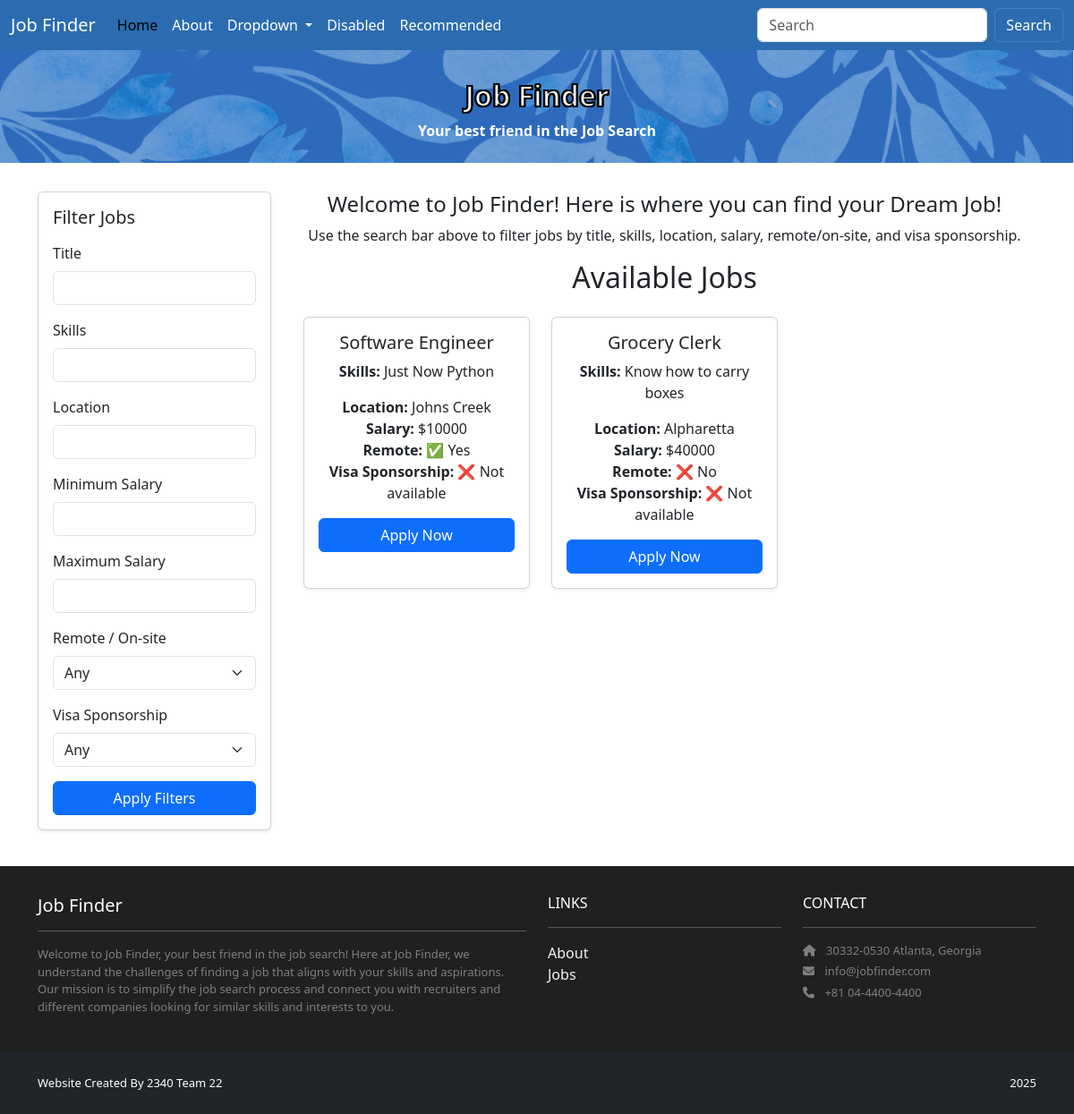
Screenshot of /filters with the database file from the repository.
### home/models.py (models this page shows)
class Job(models.Model):
    title = models.CharField(max_length=200)
    skills = models.TextField()
    location = models.CharField(max_length=300)
    salary = models.IntegerField()
    is_remote = models.BooleanField(default=False)
    visa_sponsorship = models.BooleanField(default=False)

### home/views.py (the view)
# urls.py: path('filters', views.filters, name='home.filters'),
def filters(request):
    from .filters import FilterOrchestrator
    jobs = FilterOrchestrator().apply_filters(Job.objects.all(), request.GET)
    return index(request, jobs=jobs)

### home/filters.py (called while the page is built)
    def apply_filters(self, qs, filter_params):
        for name, value in filter_params.items():
            if value:
                filter_class = self.filter_registry.get(name)
                if filter_class:
                    qs = filter_class().apply_filter(qs, value)
        return qs

### home/views.py (called while the page is built)
def index(request, **kwargs):
    template_data = {}
    template_data['title'] = 'Job Board Home'
    load_extra_context(kwargs, template_data)
    print('template data for index is', template_data)
    return render(request, 'home/index.html', {'template_data': template_data})

def load_extra_context(kwargs, template_data):
    for key, value in kwargs.items():
        template_data[key] = value
    return template_data

### home/templates/home/index.html
{% extends 'base.html' %}
{% block content %}
<header class="masthead bg-index text-center py-4">
  <div class="container d-flex align-items-center flex-column pt-2">
    <h2>Job Finder</h2>
    <p>Your best friend in the Job Search</p>
  </div>
</header>
<div class="p-3">
  <div class="container">
    <div class="row mt-3">
      {% include 'home/filter.html' %}
      <div class="col mx-auto text-center mb-3">
        <h4>Welcome to Job Finder! Here is where you can find your Dream Job!</h4>
        <p>Use the search bar above to filter jobs by title, skills, location, salary, remote/on-site, and visa sponsorship.</p>
        {% load humanize %}
        <div class="container">
          <h2 class="mb-4">Available Jobs</h2>
          <div class="row g-4">
            {% for job in template_data.jobs %}
              {% include 'home/job.html' with job=job %}
            {% empty %}
              <p class="text-muted">No jobs found.</p>
            {% endfor %}
          </div>
        </div>
      </div>
    </div>
  </div>
</div>
{% endblock content %}

### jobproject/templates/base.html (shortened to what this page needs)
<!DOCTYPE html>
<html>
  {% load static %}
  <head>
    <link rel="stylesheet" href="{% static 'style.css' %}">
    <link href="https://cdn.jsdelivr.net/npm/bootstrap@5.3.3/dist/css/bootstrap.min.css" rel="stylesheet">
    <link rel="stylesheet" href="https://cdnjs.cloudflare.com/ajax/libs/font-awesome/6.1.1/css/all.min.css">
  </head>
  <body>
    <nav class="navbar navbar-expand-lg bg-body-tertiary custom-lightblue">
      <div class="container-fluid">
        <a class="navbar-brand" href="#">Job Finder</a>
        <div class="collapse navbar-collapse" id="navbarSupportedContent">
          <ul class="navbar-nav me-auto mb-2 mb-lg-0">
            <li class="nav-item">
              <a class="nav-link active" aria-current="page" href="{% url 'home.index' %}">Home</a>
            </li>
            <li class="nav-item">
              <a class="nav-link" href="#">About</a>
            </li>
            <li class="nav-item dropdown">
              <a class="nav-link dropdown-toggle" href="#" role="button" data-bs-toggle="dropdown" aria-expanded="false">
                Dropdown
              </a>
              </li>
              <li class="nav-item">
                <a class="nav-link disabled" aria-disabled="true">Disabled</a>
              </li>
              <li class="nav-item">
                <a class="nav-link" href="{% url 'recommended.index' %}">Recommended</a>
              </li>
             </ul>
            <form class="d-flex" role="search" action="{% url 'home.filters' %}" method="get">
              <input class="form-control me-2" type="search" name="search" placeholder="Search" aria-label="Search">
              <button class="btn btn-outline-success" type="submit">Search</button>
            </form>
          </div>
        </div>
      </nav>
    <div>
      {% block content %}
      {% endblock content %}
    </div>
      <section class="p-3 ms-footer">
        <div class="container">
          <div class="row mt-3 text-white align-items-start">
            <div class="col-12 col-md-6 col-lg-6 mb-4">
              <h5 class="mb-2">Job Finder</h5>
              <hr />
              <p class="mb-0">
                Welcome to Job Finder, your best friend in the job search!
                Here at Job Finder, we understand the challenges of finding a
                job that aligns with your skills and aspirations. Our mission is to
                simplify the job search process and connect you with recruiters and
                different companies looking for similar skills and interests to you.
              </p>
            </div>
            <div class="col-6 col-md-3 col-lg-3 mb-4">
              <h6 class="mb-2">LINKS</h6>
              <hr />
              <ul class="list-unstyled mb-0">
                <li><a class="nav-link p-0 text-white" href="#">About</a></li>
                <li><a class="nav-link p-0 text-white" href="#">Jobs</a></li>
              </ul>
            </div>
            <div class="col-6 col-md-3 col-lg-3 mb-4">
              <h6 class="mb-2">CONTACT</h6>
              <hr />
              <p class="mb-1"><i class="fas fa-home me-2"></i>
                30332-0530 Atlanta, Georgia
              </p>
              <p class="mb-1"><i class="fas fa-envelope me-2"></i>
                info@jobfinder.com
              </p>
              <p class="mb-0"><i class="fas fa-phone me-2"></i>
                +81 04-4400-4400
              </p>
            </div>
          </div>
        </div>
      </section>
    <section class="p-3 ms-footer-bottom bg-dark">
      <div class="container">
        <div class="row align-items-center">
          <div class="col-12 col-md-6 text-white text-start mb-2 mb-md-0">
            <span>Website Created By
              <a class="text-white" target="_blank">2340 Team 22</a>
            </span>
          </div>
          <div class="col-12 col-md-6 text-white text-md-end text-start">
            <span>2025</span>
          </div>
        </div>
      </div>
    </section>
  </body>
</html>

### home/templates/home/filter.html (shortened to what this page needs)
<div class="col-md-3">
    <div class="card shadow-sm mb-4">
    <div class="card-body">
        <h5 class="card-title mb-3">Filter Jobs</h5>
        <form method="get" action="{% url 'home.filters' %}">
        <div class="mb-3">
            <label for="title" class="form-label">Title</label>
            <input type="text" class="form-control" id="title" name="title" value="{{ request.GET.title }}">
        </div>
        <div class="mb-3">
            <label for="skills" class="form-label">Skills</label>
            <input type="text" class="form-control" id="skills" name="skills" value="{{ request.GET.skills }}">
        </div>
        <div class="mb-3">
            <label for="location" class="form-label">Location</label>
            <input type="text" class="form-control" id="location" name="location" value="{{ request.GET.location }}">
        </div>
            <div class="mb-3">
                <label for="min_salary" class="form-label">Minimum Salary</label>
                <input type="number" class="form-control" id="min_salary" name="min_salary" value="{{ request.GET.min_salary }}">
            </div>
            <div class="mb-3">
                <label for="max_salary" class="form-label">Maximum Salary</label>
                <input type="number" class="form-control" id="max_salary" name="max_salary" value="{{ request.GET.max_salary }}">
            </div>
        <div class="mb-3">
            <label class="form-label">Remote / On-site</label>
            <select class="form-select" name="remote">
            <option value="">Any</option>
            </select>
        </div>
        <div class="mb-3">
            <label class="form-label">Visa Sponsorship</label>
            <select class="form-select" name="visa">
            <option value="">Any</option>
            </select>
        </div>
        <button type="submit"  class="btn btn-primary w-100">Apply Filters</button>
        </form>
    </div>
    </div>
</div>

### home/templates/home/job.html
<div class="col-md-6 col-lg-4">
  <div class="card h-100 shadow-sm">
    <div class="card-body">
      <h5 class="card-title">{{ job.title }}</h5>
      <p class="card-text">
        <strong>Skills:</strong> {{ job.skills|linebreaksbr }}
      </p>
      <ul class="list-unstyled mb-3">
        <li><strong>Location:</strong> {{ job.location }}</li>
        <li><strong>Salary:</strong> ${{ job.salary }}</li>
        <li>
          <strong>Remote:</strong>
          {% if job.is_remote %} ✅ Yes {% else %} ❌ No {% endif %}
        </li>
        <li>
          <strong>Visa Sponsorship:</strong>
          {% if job.visa_sponsorship %} ✅ Available {% else %} ❌ Not available {% endif %}
        </li>
      </ul>
      <a href="#" class="btn btn-primary w-100">Apply Now</a>
    </div>
  </div>
</div>

### jobproject/static/style.css (style rules this page uses)
.bg-index { background: url("/static/img/homeBackground.png") no-repeat fixed; background-size: 100% auto; }
.masthead h2 { color: #fff !important; -webkit-text-stroke: 2px #000; text-shadow: 1px 1px 0 #000, -1px 1px 0 #000, 1px -1px 0 #000, -1px -1px 0 #000, 0 1px 0 #000, 1px 0 0 #000, 0 -1px 0 #000, -1px 0 0 #000; font-weight: 800; }
.masthead p { color: #fff !important; font-weight: 600; margin-bottom: 0; }
.navbar.custom-lightblue, .navbar.custom-lightblue .container-fluid { background-color: #2b6cb0; }
.navbar.custom-lightblue { background-color: #2b6cb0 !important; }
.navbar.custom-lightblue .navbar-brand, .navbar.custom-lightblue .nav-link, .navbar.custom-lightblue .navbar-toggler { color: #ffffff; }
.navbar.custom-lightblue .btn { border-color: rgba(255,255,255,0.15); color: #fff; }
.ms-footer { background-color: #202020; }
.ms-footer p { color: #7F7F7F; font-size: 13px; }
.ms-footer-bottom span { font-size: 13px; line-height: 38px; }
.ms-footer-bottom a { color: #6ab43e; text-decoration: none; }
.ms-footer .nav-link, .ms-footer a, .ms-footer h5, .ms-footer h6 { color: #ffffff; }
.ms-footer .nav-link.p-0 { opacity: 0.95; }
.ms-footer .mb-0 { margin-bottom: 0 !important; }

### rows the page displays
Job: title "Software Engineer", skills "Just Now Python", location "Johns Creek", salary "10000", is_remote "✅ Yes", visa_sponsorship "❌ Not available"
Job: title "Grocery Clerk", skills "Know how to carry boxes", location "Alpharetta", salary "40000", is_remote "❌ No", visa_sponsorship "❌ Not available"
